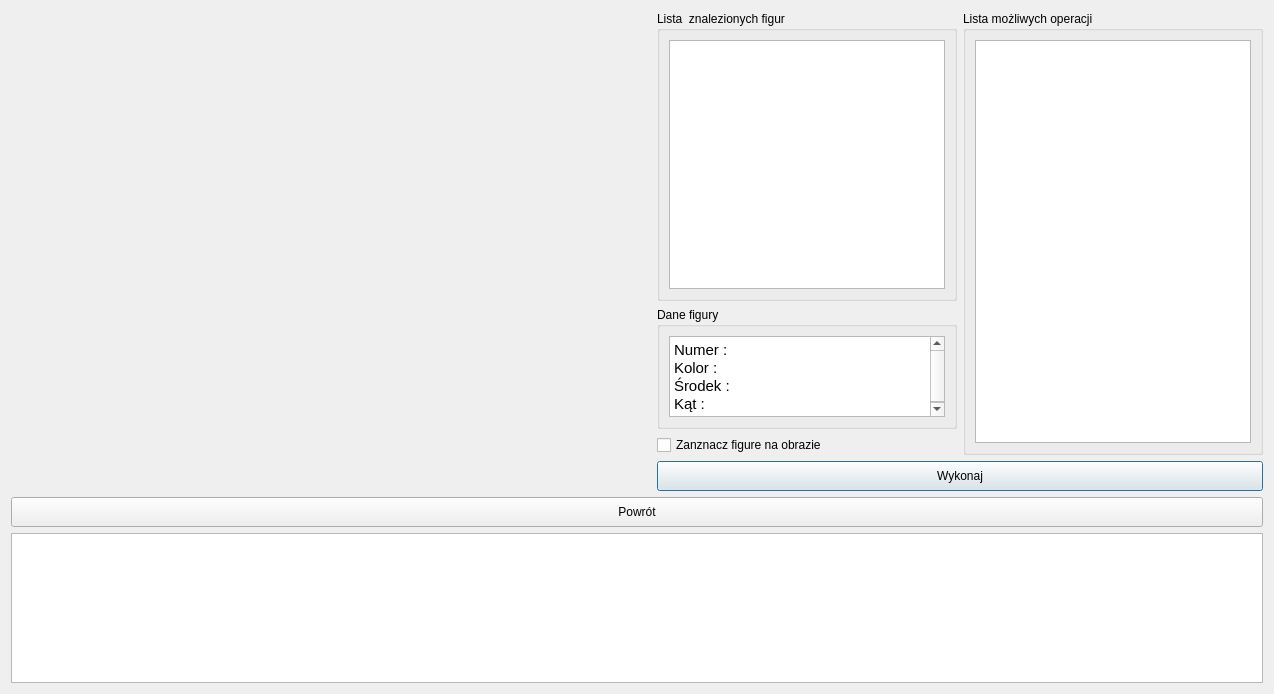
<?xml version="1.0" encoding="UTF-8"?>
<ui version="4.0">
 <class>Dialog</class>
 <widget class="QDialog" name="Dialog">
  <property name="geometry">
   <rect>
    <x>0</x>
    <y>0</y>
    <width>1272</width>
    <height>692</height>
   </rect>
  </property>
  <property name="windowTitle">
   <string>Kontrola automatyczna</string>
  </property>
  <layout class="QGridLayout" name="gridLayout_2">
   <item row="0" column="0">
    <layout class="QGridLayout" name="gridLayout">
     <item row="3" column="1" colspan="2">
      <widget class="QPushButton" name="execute_command_push_button">
       <property name="minimumSize">
        <size>
         <width>0</width>
         <height>30</height>
        </size>
       </property>
       <property name="maximumSize">
        <size>
         <width>16777215</width>
         <height>30</height>
        </size>
       </property>
       <property name="text">
        <string>Wykonaj</string>
       </property>
      </widget>
     </item>
     <item row="4" column="0" colspan="3">
      <widget class="QPushButton" name="return_push_button">
       <property name="minimumSize">
        <size>
         <width>0</width>
         <height>30</height>
        </size>
       </property>
       <property name="maximumSize">
        <size>
         <width>16777215</width>
         <height>30</height>
        </size>
       </property>
       <property name="text">
        <string>Powrót</string>
       </property>
      </widget>
     </item>
     <item row="0" column="0" rowspan="4">
      <widget class="QLabel" name="open_cv_label">
       <property name="minimumSize">
        <size>
         <width>640</width>
         <height>480</height>
        </size>
       </property>
       <property name="text">
        <string/>
       </property>
      </widget>
     </item>
     <item row="2" column="1">
      <widget class="QCheckBox" name="highlight_figures_check_box">
       <property name="text">
        <string>Zanznacz figure na obrazie</string>
       </property>
      </widget>
     </item>
     <item row="0" column="2" rowspan="3">
      <widget class="QGroupBox" name="permitted_operations_group_box">
       <property name="minimumSize">
        <size>
         <width>300</width>
         <height>0</height>
        </size>
       </property>
       <property name="title">
        <string>Lista możliwych operacji</string>
       </property>
       <layout class="QGridLayout" name="gridLayout_5">
        <item row="0" column="0">
         <layout class="QVBoxLayout" name="verticalLayout_3">
          <item>
           <widget class="QListWidget" name="permitted_operations_list_widget"/>
          </item>
         </layout>
        </item>
       </layout>
      </widget>
     </item>
     <item row="0" column="1">
      <widget class="QGroupBox" name="found_figures_group_box">
       <property name="minimumSize">
        <size>
         <width>300</width>
         <height>290</height>
        </size>
       </property>
       <property name="title">
        <string>Lista  znalezionych figur</string>
       </property>
       <layout class="QGridLayout" name="gridLayout_4">
        <item row="0" column="0">
         <layout class="QVBoxLayout" name="verticalLayout_2">
          <item>
           <widget class="QListWidget" name="found_figures_list_widget">
            <property name="minimumSize">
             <size>
              <width>0</width>
              <height>0</height>
             </size>
            </property>
           </widget>
          </item>
         </layout>
        </item>
       </layout>
      </widget>
     </item>
     <item row="1" column="1">
      <widget class="QGroupBox" name="figure_data_group_box">
       <property name="title">
        <string>Dane figury</string>
       </property>
       <layout class="QGridLayout" name="gridLayout_3">
        <item row="0" column="0">
         <layout class="QVBoxLayout" name="verticalLayout">
          <item>
           <widget class="QTextEdit" name="figure_data_text_edit">
            <property name="html">
             <string>&lt;!DOCTYPE HTML PUBLIC &quot;-//W3C//DTD HTML 4.0//EN&quot; &quot;http://www.w3.org/TR/REC-html40/strict.dtd&quot;&gt;
&lt;html&gt;&lt;head&gt;&lt;meta name=&quot;qrichtext&quot; content=&quot;1&quot; /&gt;&lt;style type=&quot;text/css&quot;&gt;
p, li { white-space: pre-wrap; }
&lt;/style&gt;&lt;/head&gt;&lt;body style=&quot; font-family:'Ubuntu'; font-size:11pt; font-weight:400; font-style:normal;&quot;&gt;
&lt;p style=&quot; margin-top:0px; margin-bottom:0px; margin-left:0px; margin-right:0px; -qt-block-indent:0; text-indent:0px;&quot;&gt;Numer : &lt;/p&gt;
&lt;p style=&quot; margin-top:0px; margin-bottom:0px; margin-left:0px; margin-right:0px; -qt-block-indent:0; text-indent:0px;&quot;&gt;Kolor :    &lt;/p&gt;
&lt;p style=&quot; margin-top:0px; margin-bottom:0px; margin-left:0px; margin-right:0px; -qt-block-indent:0; text-indent:0px;&quot;&gt;Środek : &lt;/p&gt;
&lt;p style=&quot; margin-top:0px; margin-bottom:0px; margin-left:0px; margin-right:0px; -qt-block-indent:0; text-indent:0px;&quot;&gt;Kąt : &lt;/p&gt;&lt;/body&gt;&lt;/html&gt;</string>
            </property>
           </widget>
          </item>
         </layout>
        </item>
       </layout>
      </widget>
     </item>
    </layout>
   </item>
   <item row="1" column="0">
    <widget class="QListWidget" name="commands_list_widget">
     <property name="minimumSize">
      <size>
       <width>0</width>
       <height>150</height>
      </size>
     </property>
     <property name="maximumSize">
      <size>
       <width>16777215</width>
       <height>150</height>
      </size>
     </property>
    </widget>
   </item>
  </layout>
 </widget>
 <resources/>
 <connections/>
</ui>
